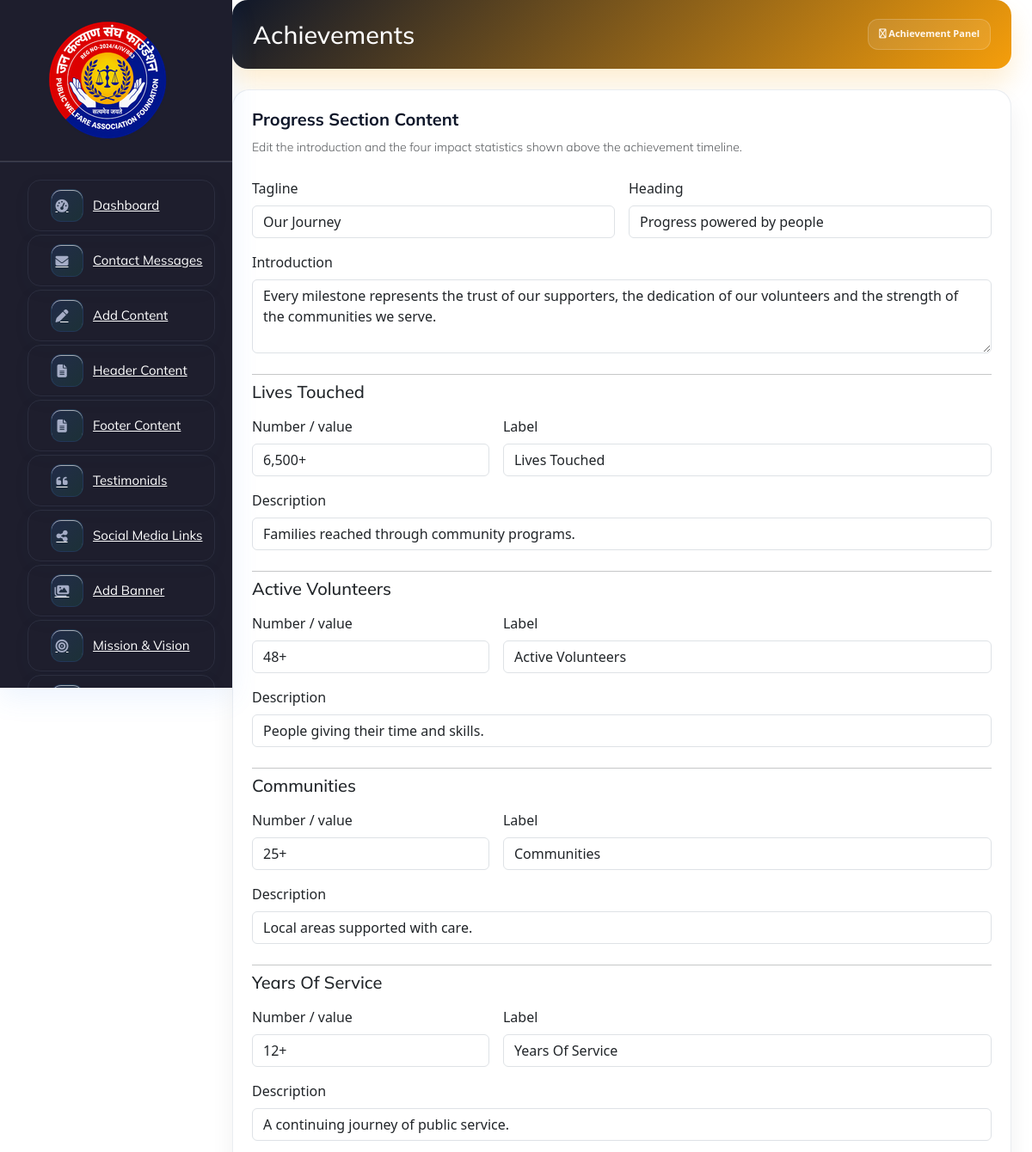
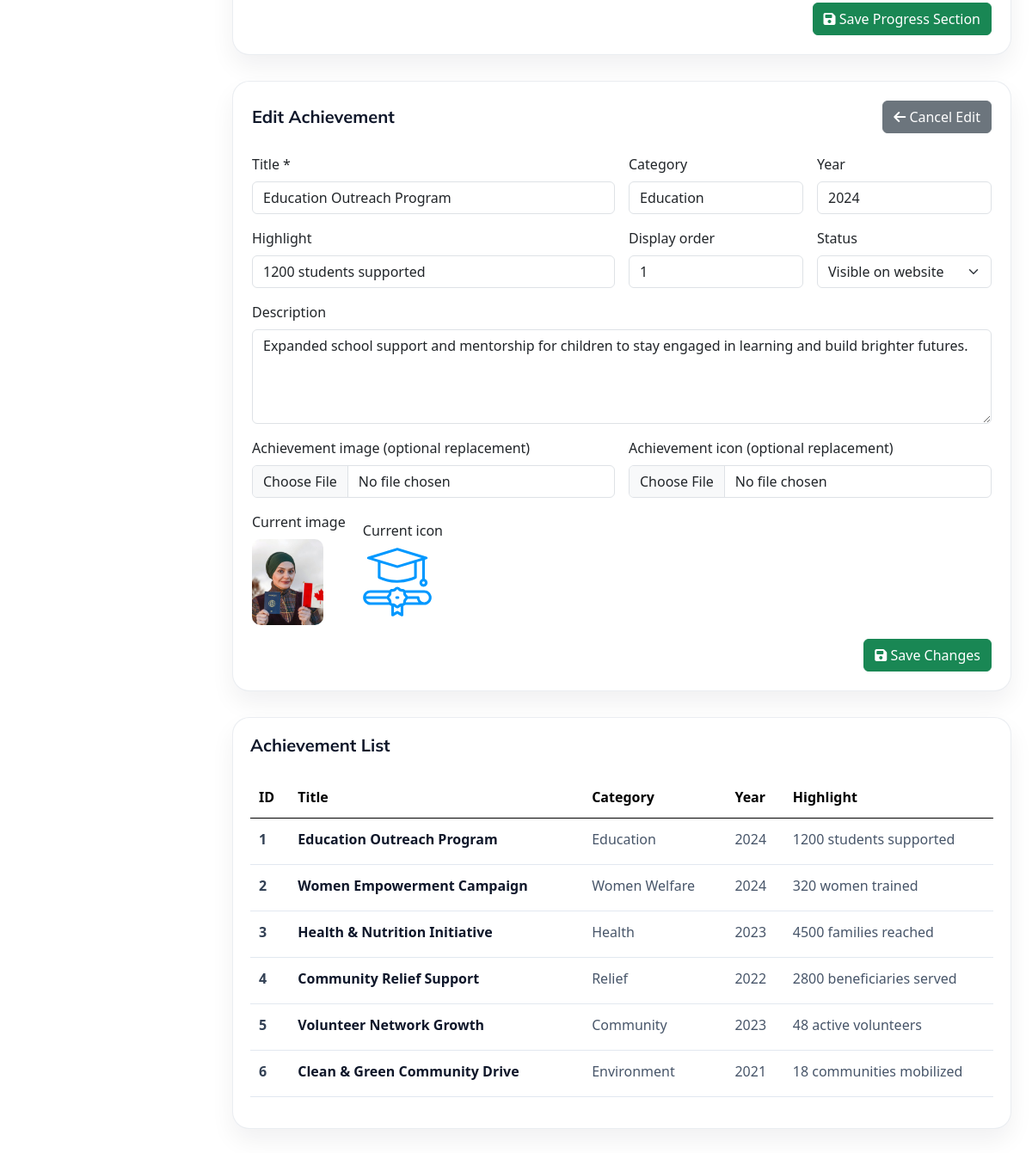
The page /admin/achievements.php?edit=1 (signed in) on the database its author committed (2 pictures, top to bottom).
### tables this page shows
CREATE TABLE IF NOT EXISTS achievements (
  id          INT AUTO_INCREMENT PRIMARY KEY,
  title       VARCHAR(255) NOT NULL,
  description TEXT         NULL,
  category    VARCHAR(80)  NULL,
  year        VARCHAR(10)  NULL,
  highlight   VARCHAR(160) NULL,
  image       VARCHAR(255) NULL,
  icon        VARCHAR(255) NULL,
  sort_order  INT          NOT NULL DEFAULT 0,
  status      TINYINT(1)   NOT NULL DEFAULT 1,
  created_at  TIMESTAMP    NOT NULL DEFAULT CURRENT_TIMESTAMP,
  updated_at  TIMESTAMP    NOT NULL DEFAULT CURRENT_TIMESTAMP ON UPDATE CURRENT_TIMESTAMP,
  KEY idx_order (status, sort_order)
);

### admin/achievements.php (the view, shortened to what the rows shown need)
<?php
require_once __DIR__ . '/../includes/functions.php';
$editId = filter_input(INPUT_GET, 'edit', FILTER_VALIDATE_INT);
$selected = null;
if ($editId !== null && $editId !== false) {
    $selected = row('SELECT * FROM achievements WHERE id = ?', [$editId]);
}
$achievements = rows(
    'SELECT id, title, description, category, year, highlight, image, icon, sort_order, status
       FROM achievements
      ORDER BY sort_order ASC, id ASC'
);
?>
<!DOCTYPE html>
<html lang="en">
<?php include_once __DIR__ . '/header.php'; ?>
<body class="crm_body_bg">
    <section class="main_content dashboard_part large_header_bg" style="padding:24px;">
        <div class="container-fluid g-0">
            <div class="white_card mb_30" style="background:#fff; border-radius:20px; box-shadow:0 14px 28px rgba(15,23,42,.06); border:1px solid rgba(148,163,184,.2);">
                <div class="white_card_body" style="padding:22px;">
                    <form method="post" enctype="multipart/form-data">
                        <div class="row g-3">
                            <div class="col-lg-6">
                                <label for="achievement-title" class="form-label">Title *</label>
                                <input id="achievement-title" class="form-control" name="title" maxlength="255" value="<?= e($selected['title'] ?? '') ?>" required>
                            </div>
                            <div class="col-lg-3">
                                <label for="achievement-category" class="form-label">Category</label>
                                <input id="achievement-category" class="form-control" name="category" maxlength="80" value="<?= e($selected['category'] ?? '') ?>">
                            </div>
                            <div class="col-lg-3">
                                <label for="achievement-year" class="form-label">Year</label>
                                <input id="achievement-year" class="form-control" name="year" maxlength="10" value="<?= e($selected['year'] ?? '') ?>">
                            </div>
                            <div class="col-lg-6">
                                <label for="achievement-highlight" class="form-label">Highlight</label>
                                <input id="achievement-highlight" class="form-control" name="highlight" maxlength="160" value="<?= e($selected['highlight'] ?? '') ?>">
                            </div>
                            <div class="col-lg-3">
                                <label for="achievement-order" class="form-label">Display order</label>
                                <input id="achievement-order" class="form-control" type="number" name="sort_order" min="0" max="999999" value="<?= e($selected['sort_order'] ?? count($achievements) + 1) ?>" required>
                            </div>
                            <div class="col-lg-3">
                                <label for="achievement-status" class="form-label">Status</label>
                                <select id="achievement-status" class="form-select" name="status">
                                    <option value="1" <?= (int) ($selected['status'] ?? 1) === 1 ? 'selected' : '' ?>>Visible on website</option>
                                </select>
                            </div>
                            <div class="col-12">
                                <label for="achievement-description" class="form-label">Description</label>
                                <textarea id="achievement-description" class="form-control" name="description" rows="4"><?= e($selected['description'] ?? '') ?></textarea>
                            </div>
                            <?php if ($selected !== null && (!empty($selected['image']) || !empty($selected['icon']))): ?>
                                <div class="col-12">
                                    <?php if (!empty($selected['image'])): ?>
                                        <div class="d-inline-block me-3">
                                            <label class="form-label">Current image</label><br>
                                            <img src="<?= e(img_url($selected['image'])) ?>" alt="<?= e($selected['title']) ?>" style="max-width:180px; max-height:100px; border-radius:10px; object-fit:cover;">
                                        </div>
                                    <?php endif; ?>
                                    <?php if (!empty($selected['icon'])): ?>
                                        <div class="d-inline-block">
                                            <label class="form-label">Current icon</label><br>
                                            <img src="<?= e(img_url($selected['icon'])) ?>" alt="<?= e($selected['title']) ?> icon" style="max-width:80px; max-height:80px; border-radius:10px; object-fit:contain;">
                                        </div>
                                    <?php endif; ?>
                                </div>
                            <?php endif; ?>
                        </div>
                    </form>
                </div>
            </div>
            <div class="white_card mb_30" style="background:#fff; border-radius:20px; box-shadow:0 14px 28px rgba(15,23,42,.06); border:1px solid rgba(148,163,184,.2);">
                <div class="white_card_body" style="padding:20px;">
                    <div class="table-responsive">
                        <table class="table align-middle" style="min-width:1100px;">
                            <thead style="background:#f1f5f9; color:#0f172a;">
                                <tr>
                                    <th style="padding:12px 10px;">ID</th>
                                    <th style="padding:12px 10px;">Title</th>
                                    <th style="padding:12px 10px;">Category</th>
                                    <th style="padding:12px 10px;">Year</th>
                                    <th style="padding:12px 10px;">Highlight</th>
                                </tr>
                            </thead>
                            <tbody>
                                <?php foreach ($achievements as $achievement): ?>
                                    <tr style="border-bottom:1px solid #e2e8f0;">
                                        <td style="padding:12px 10px; font-weight:600; color:#334155;">
                                            <?= e($achievement['id']) ?>
                                        </td>
                                        <td style="padding:12px 10px; font-weight:600; color:#0f172a;">
                                            <?= e($achievement['title']) ?>
                                        </td>
                                        <td style="padding:12px 10px; color:#475569;">
                                            <?= e($achievement['category'] ?? '') ?>
                                        </td>
                                        <td style="padding:12px 10px; color:#475569;">
                                            <?= e($achievement['year'] ?? '') ?>
                                        </td>
                                        <td style="padding:12px 10px; color:#475569;">
                                            <?= e($achievement['highlight'] ?? '') ?>
                                        </td>
                                    </tr>
                                <?php endforeach; ?>
                            </tbody>
                        </table>
                    </div>
                </div>
            </div>
        </div>
    </section>
</body>
</html>

### rows shown on the page
achievements: title "Education Outreach Program", category "Education", year "2024", highlight "1200 students supported", sort_order "1", status "Visible on website", description "Expanded school support and mentorship for children to stay engaged in learning and build brighter futures.", image (picture), icon (picture), id "1"
achievements: id "2", title "Women Empowerment Campaign", category "Women Welfare", year "2024", highlight "320 women trained"
achievements: id "3", title "Health & Nutrition Initiative", category "Health", year "2023", highlight "4500 families reached"
achievements: id "4", title "Community Relief Support", category "Relief", year "2022", highlight "2800 beneficiaries served"
achievements: id "5", title "Volunteer Network Growth", category "Community", year "2023", highlight "48 active volunteers"
achievements: id "6", title "Clean & Green Community Drive", category "Environment", year "2021", highlight "18 communities mobilized"

### other values the page prints
$stat['title'] "Lives Touched"
$stat['title'] "Active Volunteers"
$stat['title'] "Communities"
$stat['title'] "Years Of Service"
